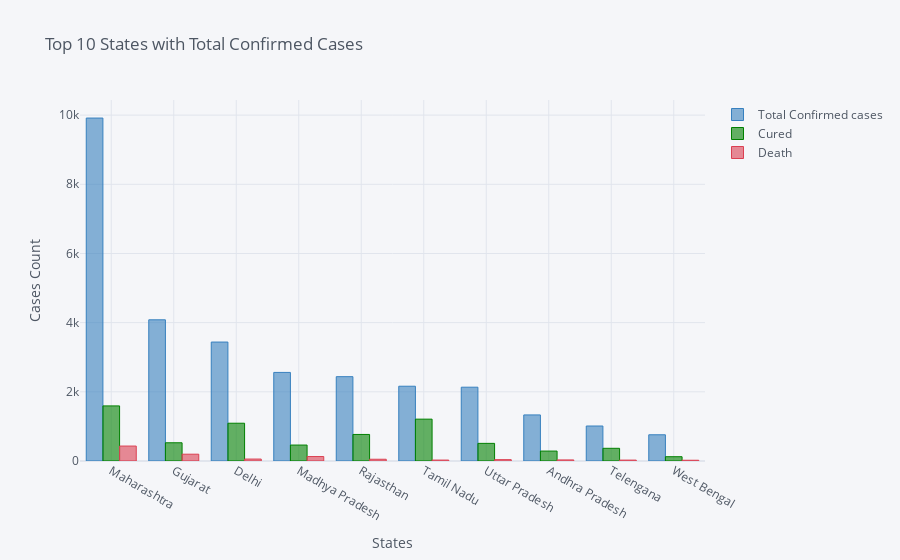

Notebook code for this chart:
### Markdown cell above
> I hope you guys are enjoying trend report :) Let us see top states according to confirmed cases,Death and Recovery in India.

### Code cell
covid19Personal.sort_values('Total Confirmed cases',ascending=False)[:10].iplot(kind='bar',
                                                                               x='State',
                                                                               color = ['blue','green','red'],
                                                                               title='Top 10 States with Total Confirmed Cases',
                                                                               xTitle='States',
                                                                               yTitle = 'Cases Count')

### Figure 1 — Plotly figure (JSON) as saved in the notebook; plotly's stock layout.template omitted (floating-point values rounded to 4 significant figures)
{"data": [{"marker": {"color": "rgba(55, 128, 191, 0.6)", "line": {"color": "rgba(55, 128, 191, 1.0)", "width": 1}}, "name": "Total Confirmed cases", "orientation": "v", "text": "", "type": "bar", "x": ["Maharashtra", "Gujarat", "Delhi", "Madhya Pradesh", "Rajasthan", "Tamil Nadu", "Uttar Pradesh", "Andhra Pradesh", "Telengana", "West Bengal"], "y": [9915, 4082, 3439, 2561, 2438, 2162, 2134, 1332, 1012, 758]}, {"marker": {"color": "rgba(0, 128, 0, 0.6)", "line": {"color": "rgba(0, 128, 0, 1.0)", "width": 1}}, "name": "Cured", "orientation": "v", "text": "", "type": "bar", "x": ["Maharashtra", "Gujarat", "Delhi", "Madhya Pradesh", "Rajasthan", "Tamil Nadu", "Uttar Pradesh", "Andhra Pradesh", "Telengana", "West Bengal"], "y": [1593, 527, 1092, 461, 768, 1210, 510, 287, 367, 124]}, {"marker": {"color": "rgba(219, 64, 82, 0.6)", "line": {"color": "rgba(219, 64, 82, 1.0)", "width": 1}}, "name": "Death", "orientation": "v", "text": "", "type": "bar", "x": ["Maharashtra", "Gujarat", "Delhi", "Madhya Pradesh", "Rajasthan", "Tamil Nadu", "Uttar Pradesh", "Andhra Pradesh", "Telengana", "West Bengal"], "y": [432, 197, 56, 129, 51, 27, 39, 31, 26, 22]}], "layout": {"legend": {"bgcolor": "#F5F6F9", "font": {"color": "#4D5663"}}, "paper_bgcolor": "#F5F6F9", "plot_bgcolor": "#F5F6F9", "title": {"font": {"color": "#4D5663"}, "text": "Top 10 States with Total Confirmed Cases"}, "xaxis": {"gridcolor": "#E1E5ED", "showgrid": true, "tickfont": {"color": "#4D5663"}, "title": {"font": {"color": "#4D5663"}, "text": "States"}, "zerolinecolor": "#E1E5ED"}, "yaxis": {"gridcolor": "#E1E5ED", "showgrid": true, "tickfont": {"color": "#4D5663"}, "title": {"font": {"color": "#4D5663"}, "text": "Cases Count"}, "zerolinecolor": "#E1E5ED"}}}
